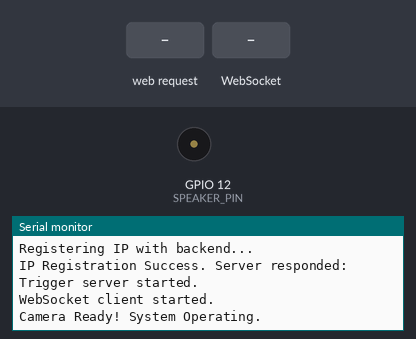
A sketch run on a simulated ESP32. Parts: buzzer (waves = sounding), the last lines printed to the serial monitor. The test bench sets the inputs (shaded band). WiFi joins after 1.5 s; servers stay silent unless stated; uploads are accepted with an empty reply; the camera gives no picture.

Above: at 3.2 s.
3.3 s: HTTP request GET /trigger received
At 4.0 s:
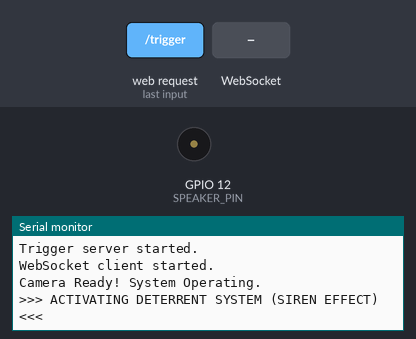
6.3 s: WebSocket text "trigger" received
At 7.6 s:
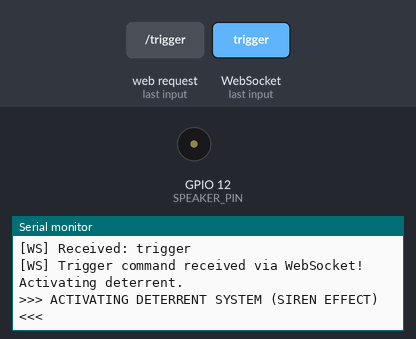

Measured:
- after the input at 3.3 s, the serial monitor: prints a new line at once (image 1)
- after the input at 6.3 s, the serial monitor: prints a new line at once (image 2)

The sketch:

esp32_cam_bird_deterrence.ino
```cpp
#include "esp_camera.h"
#include <WiFi.h>
#include <WiFiClientSecure.h>
#include <HTTPClient.h>
#include <ArduinoJson.h> // Make sure to install ArduinoJson library
#include "soc/soc.h"
#include "soc/rtc_cntl_reg.h"
#include <WebServer.h>
#include <WebSocketsClient.h> // Make sure to install WebSockets by Links2004

// ================= WIFI CONFIG =================
const char* ssid = "POCO M6 Pro 5G";
const char* password = "20061109";

// ================= SERVER CONFIG =================
// Use the URL of your Node.js Express server (e.g., Render/Railway public URL or local IP)
// For cloud: "https://your-express-app.onrender.com/detect"
// For local testing: "http://192.168.1.50:5000/detect"
const char* serverUrl = "https://bird-deterrent-node-backend.onrender.com/detect";

// WebSocket config (extract domain/IP and port from your server URL)
// For cloud: "your-express-app.onrender.com", 80 (or 443 for wss)
// For local testing: "192.168.1.50", 5000
const char* wsHost = "bird-deterrent-node-backend.onrender.com";
const int wsPort = 443;
const char* wsPath = "/";

WebSocketsClient webSocket;

// ================= PINS CONFIG =================
// Using GPIO 12 for the speaker/buzzer (available on most ESP32-CAMs when not using SD card in 4-bit mode)
#define SPEAKER_PIN 12

// ================= AI THINKER PINS =================
#define PWDN_GPIO_NUM     32
#define RESET_GPIO_NUM    -1
#define XCLK_GPIO_NUM      0
#define SIOD_GPIO_NUM     26
#define SIOC_GPIO_NUM     27
#define Y9_GPIO_NUM       35
#define Y8_GPIO_NUM       34
#define Y7_GPIO_NUM       39
#define Y6_GPIO_NUM       36
#define Y5_GPIO_NUM       21
#define Y4_GPIO_NUM       19
#define Y3_GPIO_NUM       18
#define Y2_GPIO_NUM        5
#define VSYNC_GPIO_NUM    25
#define HREF_GPIO_NUM     23
#define PCLK_GPIO_NUM     22

unsigned long lastCapture = 0;
int interval = 300000; // Capture every 5 minutes (300,000 milliseconds)

// A lightweight web server to handle the GET /trigger request from the backend
WebServer server(80);

void playDeterrentSound() {
  Serial.println(">>> ACTIVATING DETERRENT SYSTEM (SIREN EFFECT) <<<");

  // Setup LEDC channel 1 for the speaker (more reliable on ESP32 than standard tone())
  int channel = 1;
  int resolution = 8;
  ledcSetup(channel, 2000, resolution);
  ledcAttachPin(SPEAKER_PIN, channel);

  // Play a siren effect for ~3 seconds
  for (int i = 0; i < 3; i++) {
      for (int f = 800; f < 2000; f += 20) {
          ledcWriteTone(channel, f);
          delay(5);
      }
      for (int f = 2000; f > 800; f -= 20) {
          ledcWriteTone(channel, f);
          delay(5);
      }
  }

  // Turn off speaker
  ledcWriteTone(channel, 0);
  ledcDetachPin(SPEAKER_PIN);
  digitalWrite(SPEAKER_PIN, LOW);
}

void webSocketEvent(WStype_t type, uint8_t * payload, size_t length) {
  switch(type) {
    case WStype_DISCONNECTED:
      Serial.println("[WS] Disconnected!");
      break;
    case WStype_CONNECTED:
      Serial.println("[WS] Connected to Server!");
      break;
    case WStype_TEXT: {
      String msg = String((char*)payload);
      Serial.println("[WS] Received: " + msg);
      if (msg.indexOf("\"trigger\"") > 0 || msg.indexOf("trigger") >= 0) {
        Serial.println("[WS] Trigger command received via WebSocket! Activating deterrent.");
        playDeterrentSound();
      }
      break;
    }
  }
}

void handleTrigger() {
  server.send(200, "text/plain", "Trigger received. Activating deterrent.");
  playDeterrentSound();
}

void setup() {
  WRITE_PERI_REG(RTC_CNTL_BROWN_OUT_REG, 0);
  Serial.begin(115200);

  pinMode(SPEAKER_PIN, OUTPUT);
  digitalWrite(SPEAKER_PIN, LOW);

  WiFi.begin(ssid, password);
  Serial.print("Connecting to WiFi");
  while (WiFi.status() != WL_CONNECTED) {
    delay(500);
    Serial.print(".");
  }
  Serial.println("\nWiFi connected");
  Serial.print("ESP32 IP Address: ");
  Serial.println(WiFi.localIP()); // This is the IP the backend needs for the GET /trigger request

  // Auto-register IP with the Node.js backend
  Serial.println("Registering IP with backend...");
  WiFiClientSecure secureClient;
  secureClient.setInsecure();
  HTTPClient httpSettings;
  httpSettings.setTimeout(180000); // 3 minutes timeout to let Render wake up on boot
  String settingsUrl = String(serverUrl);
  settingsUrl.replace("/detect", "/settings");

  httpSettings.begin(secureClient, settingsUrl);
  httpSettings.addHeader("Content-Type", "application/json");
  String settingsPayload = "{\"esp32_ip\":\"" + WiFi.localIP().toString() + "\"}";
  int settingsHttpCode = httpSettings.POST(settingsPayload);
  if(settingsHttpCode > 0) {
      Serial.println("IP Registration Success. Server responded: " + httpSettings.getString());
  } else {
      Serial.println("IP Registration Failed. Error: " + httpSettings.errorToString(settingsHttpCode));
  }
  httpSettings.end();

  // Start the trigger listener
  server.on("/trigger", handleTrigger);
  server.begin();
  Serial.println("Trigger server started.");

  // Start WebSocket client
  webSocket.beginSSL(wsHost, wsPort, wsPath, "", "");
  webSocket.onEvent(webSocketEvent);
  webSocket.setReconnectInterval(5000);
  Serial.println("WebSocket client started.");

  // Camera init
  camera_config_t config;
  config.ledc_channel = LEDC_CHANNEL_0;
  config.ledc_timer = LEDC_TIMER_0;
  config.pin_d0 = Y2_GPIO_NUM;
  config.pin_d1 = Y3_GPIO_NUM;
  config.pin_d2 = Y4_GPIO_NUM;
  config.pin_d3 = Y5_GPIO_NUM;
  config.pin_d4 = Y6_GPIO_NUM;
  config.pin_d5 = Y7_GPIO_NUM;
  config.pin_d6 = Y8_GPIO_NUM;
  config.pin_d7 = Y9_GPIO_NUM;
  config.pin_xclk = XCLK_GPIO_NUM;
  config.pin_pclk = PCLK_GPIO_NUM;
  config.pin_vsync = VSYNC_GPIO_NUM;
  config.pin_href = HREF_GPIO_NUM;
  config.pin_sscb_sda = SIOD_GPIO_NUM;
  config.pin_sscb_scl = SIOC_GPIO_NUM;
  config.pin_pwdn = PWDN_GPIO_NUM;
  config.pin_reset = RESET_GPIO_NUM;
  config.xclk_freq_hz = 20000000;
  config.pixel_format = PIXFORMAT_JPEG;
  config.frame_size = FRAMESIZE_VGA;
  config.jpeg_quality = 12;
  config.fb_count = 1;

  if (esp_camera_init(&config) != ESP_OK) {
    Serial.println("Camera init failed");
    while(true);
  }
  Serial.println("Camera Ready! System Operating.");
}

void loop() {
  // Handle incoming HTTP requests for /trigger
  server.handleClient();

  // Maintain WebSocket connection
  webSocket.loop();

  if (millis() - lastCapture > interval) {
    lastCapture = millis();

    camera_fb_t * fb = esp_camera_fb_get();
    if (!fb) {
      Serial.println("Camera capture failed");
      return;
    }

    if (WiFi.status() == WL_CONNECTED) {
        WiFiClientSecure client;
        client.setInsecure(); // Bypass SSL verification since Render has valid certs but ESP32 lacks root CA

        HTTPClient http;
        http.setTimeout(180000); // Wait up to 3 minutes for cloud processing
        Serial.println("Sending image to AI Backend...");

        http.begin(client, serverUrl);
        String boundary = "--------------------------123456789";
        http.addHeader("Content-Type", "multipart/form-data; boundary=" + boundary);

        String head = "--" + boundary + "\r\nContent-Disposition: form-data; name=\"image\"; filename=\"capture.jpg\"\r\nContent-Type: image/jpeg\r\n\r\n";
        String tail = "\r\n--" + boundary + "--\r\n";
        uint32_t totalLen = head.length() + fb->len + tail.length();

        // Allocate memory to send the payload in one single block (prevents HTTP timeouts)
        uint8_t *payload = (uint8_t *)malloc(totalLen);
        if (!payload) {
            Serial.println("Memory allocation failed for HTTP POST!");
            esp_camera_fb_return(fb);
            return;
        }

        // Stitch the payload together
        memcpy(payload, head.c_str(), head.length());
        memcpy(payload + head.length(), fb->buf, fb->len);
        memcpy(payload + head.length() + fb->len, tail.c_str(), tail.length());

        // Send request
        int httpCode = http.POST(payload, totalLen);

        if (httpCode > 0) {
            String response = http.getString();
            Serial.println("Server response (" + String(httpCode) + "): " + response);

            // Check if backend told us to trigger the alarm
            if (response.indexOf("\"trigger_alarm\":true") > 0 || response.indexOf("\"trigger_alarm\": true") > 0) {
                Serial.println(">>> Backend authorized alarm trigger directly from HTTP response! <<<");
                playDeterrentSound();
            }
        } else {
            Serial.println("HTTP POST failed, error: " + http.errorToString(httpCode));
        }

        free(payload);

        http.end();
    } else {
        Serial.println("WiFi Disconnected");
    }

    esp_camera_fb_return(fb);
  }
}
```
